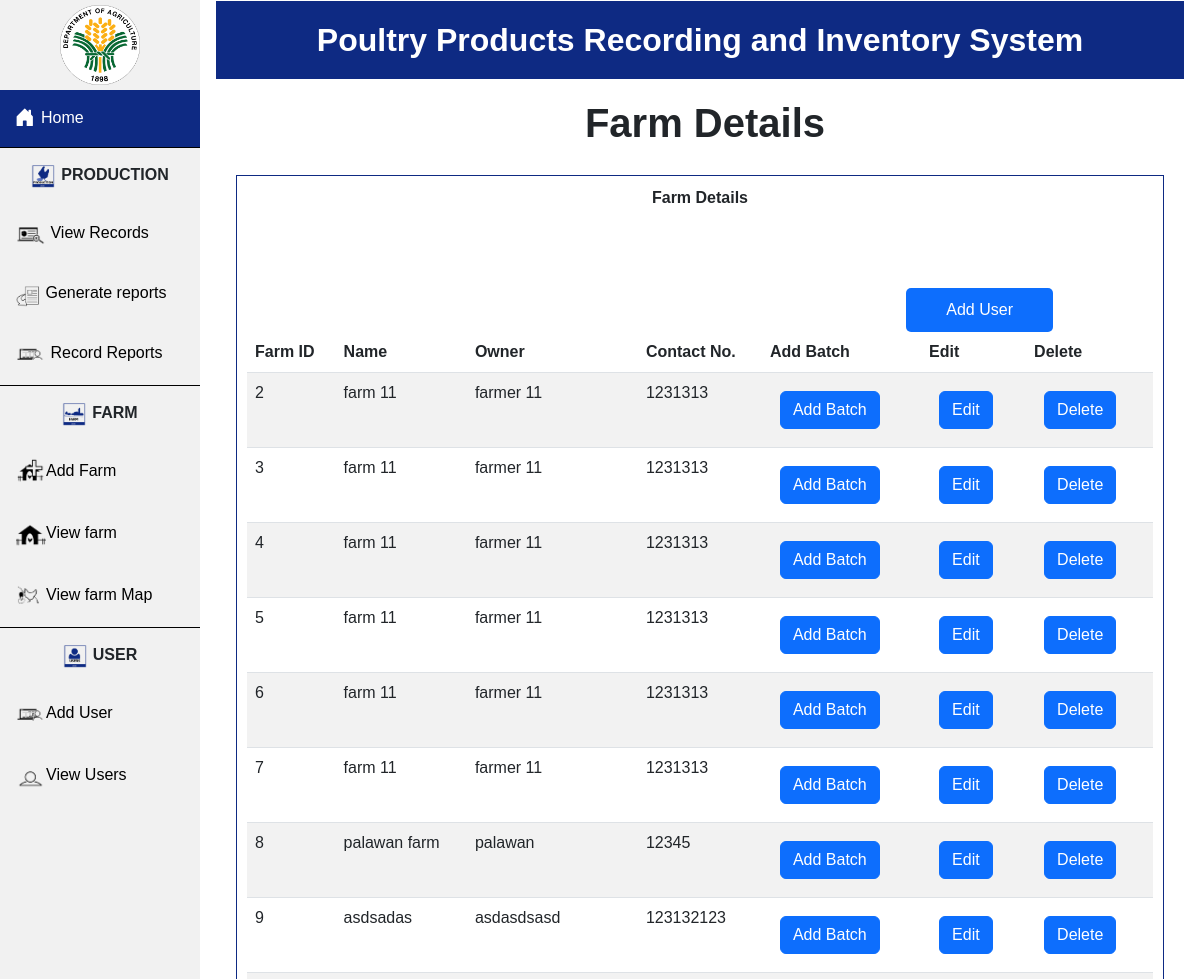
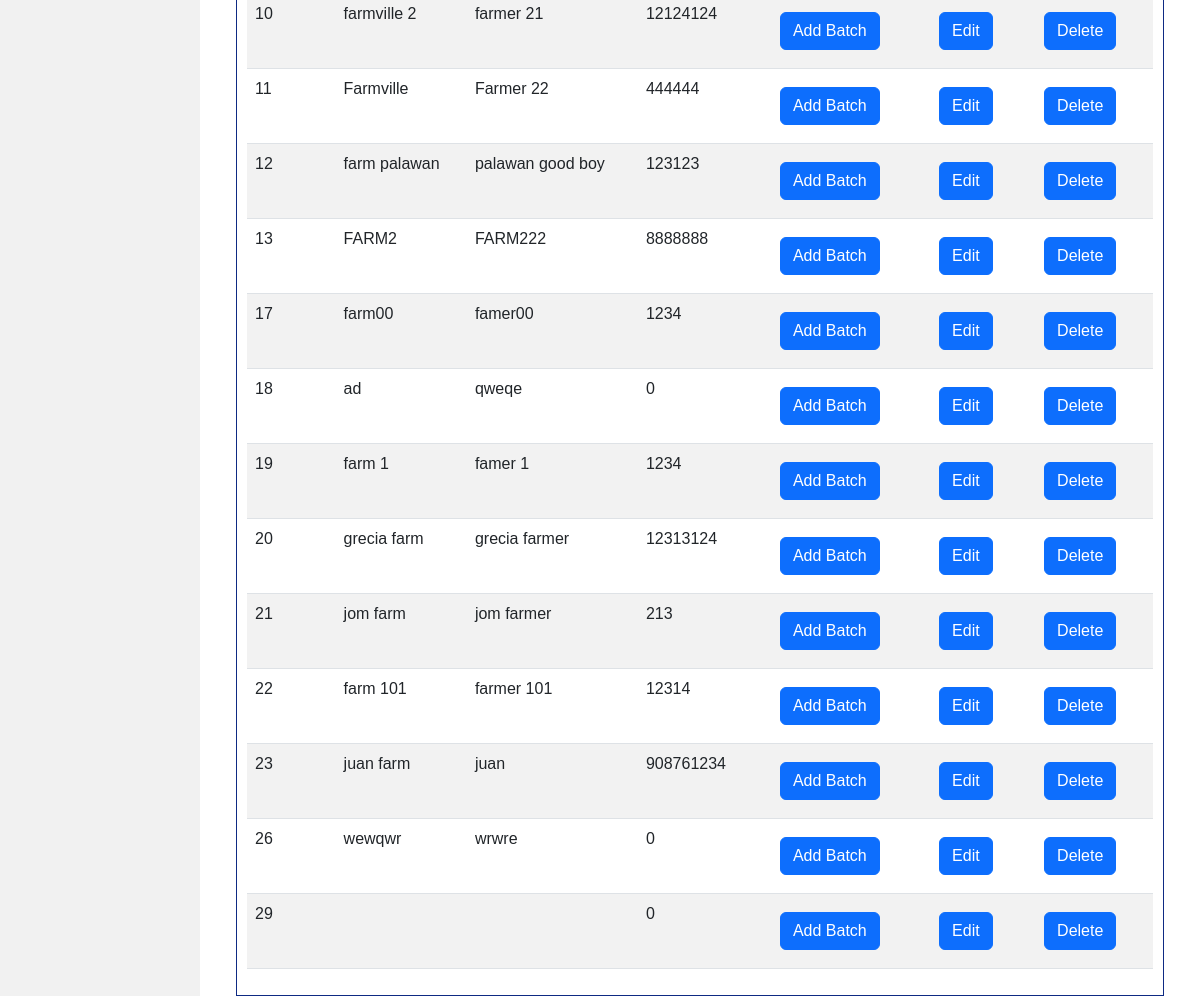
Screenshot of /project/view-farm.php with the database file from the repository (2 pictures, top to bottom).
### tables this page shows
CREATE TABLE `farm` (
  `farmID` int(21) NOT NULL,
  `baranggayID` int(21) NOT NULL,
  `farmname` varchar(21) NOT NULL,
  `farmowner` varchar(21) NOT NULL,
  `contactno` int(21) NOT NULL,
  `lat` decimal(10,8) NOT NULL,
  `lng` decimal(11,8) NOT NULL
);

### project/view-farm.php (the view, shortened to what this page needs)
<?php
$username = "root";
$password = "";
$database = "project";
$mysqli = new mysqli("localhost", $username, $password, $database);
?>
<?php include ("header.php");  ?>
	<section class="view-farm">
        <h2> Farm Details</h2>
    </section>
    <section class="view">
<?php
$query = "SELECT * FROM farm";
echo "<b> <center> Farm Details </center> </b> <br> <br>";
if ($result = $mysqli->query($query)){
		echo "<table class='table table-striped'>
			<thead>
			<tr>
				<th scope='col' id='count'>Farm ID</th>
				<th scope='col' id='farm-name'>Name</th>
				<th scope='col' id='owner'>Owner</th>
				<th scope='col' id='cntct'>Contact No.</th>
                <th scope='col' id='edit'>Add Batch</th>
				<th scope='col' id='delete'>Edit</th>
                <th scope='col' id='batch'>Delete</th>
			</tr>
			</thead>";
		}
        while ($row = $result->fetch_assoc()) {
        	echo"<tr>";
            	echo "<td id=' farmid' >" .$row['farmID']. "</td>";
            	echo "<td id=' farmname '>" .$row['farmname']. "</td>";
            	echo "<td id=' owner '>" .$row['farmowner']. "</td>";
            	echo "<td id=' cntct '>" .$row['contactno']. "</td>";
                echo '<td >
                <button type="button" class="btn btn-primary" data-bs-toggle="modal" data-bs-target="#editModal" >
                   <a href= "update-farm.php?farmID='.$row['farmID'].'"> Add Batch </a>
                </button>
                 </td>';
	        	echo '<td >
                        <button type="button" class="btn btn-primary" data-bs-toggle="modal" data-bs-target="#editModal" >
                           <a href= "update-farm.php?farmID='.$row['farmID'].'"> Edit </a>
                        </button>
                </td>';
				echo '
					<td>
						<button type="button" class="btn btn-primary" data-bs-toggle="modal" data-bs-target="#deleteModal'.$row["farmID"].'">
							Delete
						</button>
						<form action="view-user.php" method="GET">
							<div class="modal fade" id="deleteModal'.$row["farmID"].'" tabindex="-1" aria-labelledby="ModalLabel" aria-hidden="true">
								<div class="modal-dialog">
									<div class="modal-content">
									<div class="modal-header">
										<h1 class="modal-title fs-5" id="exampleModalLabel">Confirm</h1>
										<button type="button" class="btn-close" data-bs-dismiss="modal" aria-label="Close"></button>
									</div>
									<div class="modal-body">
                                        <center> Are you sure you want to delete the farm with this id?? </center>
									</div>
                                        <center> <p> '.$row["farmID"].' </p> </center>
									<div class="modal-footer">
										<button type="button" class="btn btn-secondary" data-bs-dismiss="modal"> Cancel </button>
										<button type="submit" class="btn btn-primary"> <a href="delete-farm.php?id='.$row["farmID"].'"> Yes </a> </button>
									</div>
									</div>
								</div>
							</div>
						</form>
					</td>';
			echo"</tr>";
		}
?>
    </section>
    <div class="add">
        <div class="add-user-page">
            <a href="add-user.php">Add User</a>
        </div>
    </div>
</body>
</html>

### project/header.php (style rules this page uses)
body { margin: 0; font-family: helvetica; }
button { margin:10px; border:none; color: white; font-size: 15px; font-weight: bolder; background-color: #0e2a83; border-radius: 20px; cursor: pointer; }

### project/view-farm.php (style rules this page uses)
.view { padding: 10px; border: 1px solid #0e2a83; margin: 20px; }
.view-farm { display: flex; margin: 20px 10px 5px 20px; justify-content: center; }
.view-farm h2 { font-size: 40px; font-weight: bold; }
.add { display: flex; justify-content: flex-end; }
.add-user-page { background-color: #0d6efd; padding: 10px 40px 10px 40px; margin-top: 30px; margin-right: 100px; border-radius: 5px; }
.add-user-page a { text-decoration: none; color: white; }
tr td button a { text-decoration: none; color: white; }

### rows the page displays
farm: farmID "2", farmname "farm 11", farmowner "farmer 11", contactno "1231313"
farm: farmID "3", farmname "farm 11", farmowner "farmer 11", contactno "1231313"
farm: farmID "4", farmname "farm 11", farmowner "farmer 11", contactno "1231313"
farm: farmID "5", farmname "farm 11", farmowner "farmer 11", contactno "1231313"
farm: farmID "6", farmname "farm 11", farmowner "farmer 11", contactno "1231313"
farm: farmID "7", farmname "farm 11", farmowner "farmer 11", contactno "1231313"
farm: farmID "8", farmname "palawan farm", farmowner "palawan", contactno "12345"
farm: farmID "9", farmname "asdsadas", farmowner "asdasdsasd", contactno "123132123"
farm: farmID "10", farmname "farmville 2", farmowner "farmer 21", contactno "12124124"
farm: farmID "11", farmname "Farmville", farmowner "Farmer 22", contactno "444444"
farm: farmID "12", farmname "farm palawan", farmowner "palawan good boy", contactno "123123"
farm: farmID "13", farmname "FARM2", farmowner "FARM222", contactno "8888888"
farm: farmID "17", farmname "farm00", farmowner "famer00", contactno "1234"
farm: farmID "18", farmname "ad", farmowner "qweqe", contactno "0"
farm: farmID "19", farmname "farm 1", farmowner "famer 1", contactno "1234"
farm: farmID "20", farmname "grecia farm", farmowner "grecia farmer", contactno "12313124"
farm: farmID "21", farmname "jom farm", farmowner "jom farmer", contactno "213"
farm: farmID "22", farmname "farm 101", farmowner "farmer 101", contactno "12314"
farm: farmID "23", farmname "juan farm", farmowner "juan", contactno "908761234"
farm: farmID "26", farmname "wewqwr", farmowner "wrwre", contactno "0"
farm: farmID "29", contactno "0"
